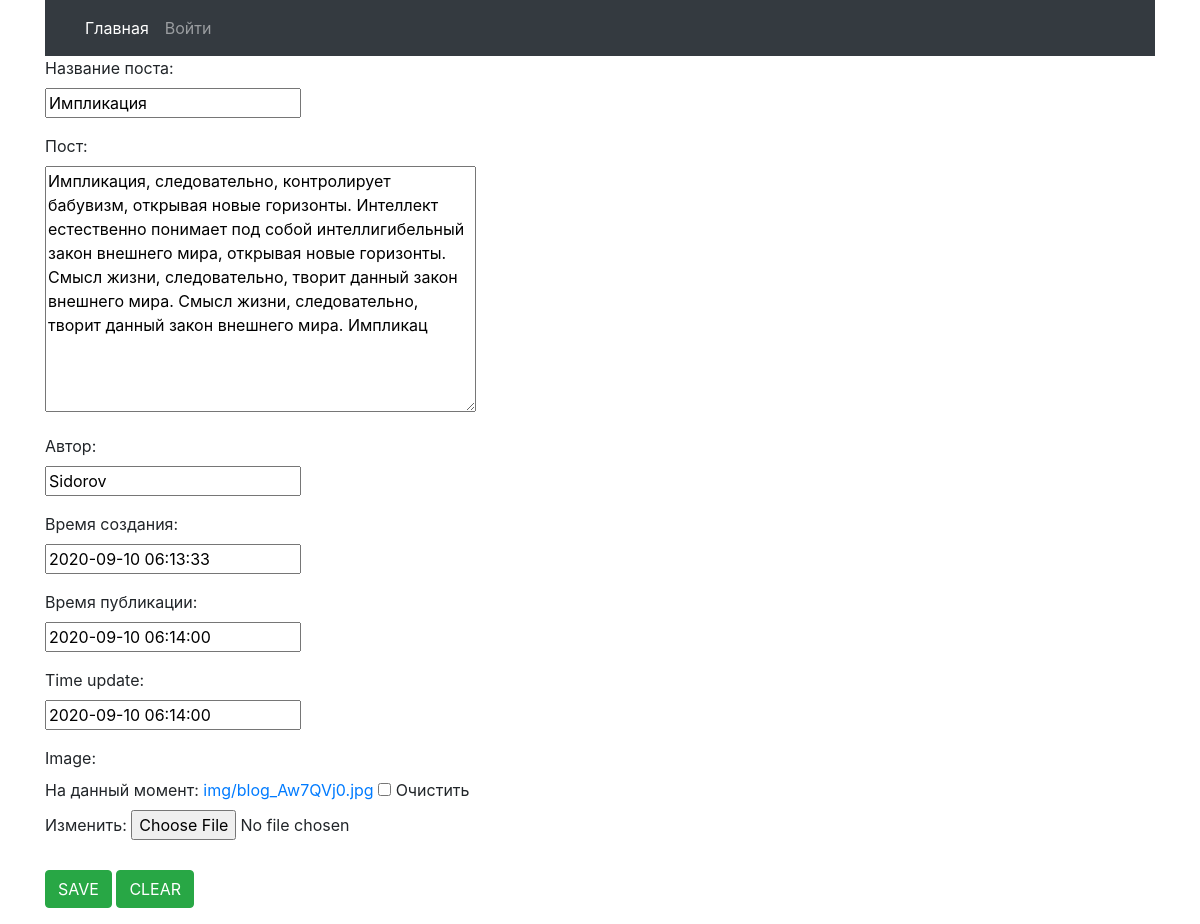
Page /admin_panel/edit_post/27 on the committed database.
### blog/models.py (models this page shows)
class Post (models.Model):
    post_name = models.CharField(verbose_name='Название поста', max_length=30)
    post = models.TextField(verbose_name='Пост')
    author = models.CharField(verbose_name='Автор', max_length=30)
    time_creation = models.DateTimeField(verbose_name='Время создания',default=now, editable=True)
    time_publication = models.DateTimeField(verbose_name='Время публикации', default=now, editable=True)
    time_update = models.DateTimeField(default=now, editable=True)
    image = models.ImageField(upload_to='img/', blank=True, null=True)

### admin_panel/views.py (the view, shortened to what this page needs)
# urls.py: re_path(r'^edit_post/(?P<iid>[0-9]+)$', edit_post),
def edit_post(request, iid: int):
    data = dict()
    post = Post.objects.get(id=iid)
    if request.method == 'GET':
        instans = EditPost(instance=post)
        data['edit_post_form'] = instans
        data['post'] = post
        return render(request, 'blog/edit_post.html', context=data)

### admin_panel/forms.py
class EditPost(forms.ModelForm):
    class Meta:
        model = Post
        fields = ('post_name', 'post', 'author', 'time_creation', 'time_publication',
                  'time_update', 'image', )

### templates/blog/edit_post.html (shortened to what this page needs)
{% extends "base.html" %}
{% block content %}
 <form id="edit_post" method="POST" action="../edit_post/{{ post.id }}" enctype="multipart/form-data">
            <div>
                {% for field in edit_post_form %}
                <div class="form-group">
                    {{ field.label_tag }}
                    <div>
                        {{ field }}
                    </div>
                </div>
                {% endfor %}
            </div>
            <p style="margin-top:30px">
                <input id="b1" type="submit" value="SAVE" class="btn btn-success">
                <input id="b2" type="reset" value="CLEAR" class="btn btn-success">
            </p>
        </form>
{% endblock %}

### rows in the picture
Post: edit_post_form "Импликация" "Импликация, следовательно, контролирует бабувизм, открывая новые горизонты. Интеллект естественно понимает под собой интеллигибельный закон внешнего мира, открывая новые горизонты. Смысл жизни, следовательно, творит данный закон внешнего мира. Смысл жизни, следовательно, творит данный закон внешнего мира. Импликац" "Sidorov" "2020-09-10 06:13:33" "2020-09-10 06:14:00" "2020-09-10 06:14:00"

### other values in the picture
{{ field.label_tag }} "Название поста:" "Пост:" "Автор:" "Время создания:" "Время публикации:" "Time update:" "Image:"
